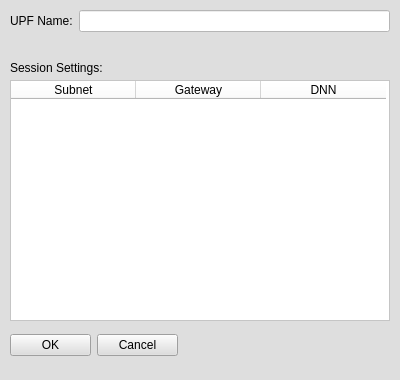
<?xml version="1.0" encoding="UTF-8"?>
<ui version="4.0">
 <class>MainWindow</class>
 <widget class="QMainWindow" name="MainWindow">
  <property name="geometry">
   <rect>
    <x>0</x>
    <y>0</y>
    <width>400</width>
    <height>380</height>
   </rect>
  </property>
  <property name="windowTitle">
   <string>UPF Properties</string>
  </property>
  <property name="styleSheet">
   <string notr="true">background-color: rgb(222, 222, 222);</string>
  </property>
  <widget class="QWidget" name="centralwidget">
   <widget class="QWidget" name="formLayoutWidget">
    <property name="geometry">
     <rect>
      <x>10</x>
      <y>10</y>
      <width>380</width>
      <height>40</height>
     </rect>
    </property>
    <layout class="QFormLayout" name="formLayout">
     <item row="0" column="0">
      <widget class="QLabel" name="label">
       <property name="text">
        <string>UPF Name:</string>
       </property>
      </widget>
     </item>
     <item row="0" column="1">
      <widget class="QLineEdit" name="UPF_Name">
       <property name="styleSheet">
        <string notr="true">background-color: rgb(255, 255, 255);</string>
       </property>
      </widget>
     </item>
    </layout>
   </widget>
   <widget class="QLabel" name="label_2">
    <property name="geometry">
     <rect>
      <x>10</x>
      <y>60</y>
      <width>200</width>
      <height>16</height>
     </rect>
    </property>
    <property name="text">
     <string>Session Settings:</string>
    </property>
   </widget>
   <widget class="QTableWidget" name="UPF_SessionTable">
    <property name="geometry">
     <rect>
      <x>10</x>
      <y>80</y>
      <width>380</width>
      <height>241</height>
     </rect>
    </property>
    <property name="styleSheet">
     <string notr="true">background-color: rgb(255, 255, 255);</string>
    </property>
    <attribute name="horizontalHeaderDefaultSectionSize">
     <number>125</number>
    </attribute>
    <column>
     <property name="text">
      <string>Subnet</string>
     </property>
    </column>
    <column>
     <property name="text">
      <string>Gateway</string>
     </property>
    </column>
    <column>
     <property name="text">
      <string>DNN</string>
     </property>
    </column>
   </widget>
   <widget class="QWidget" name="gridLayoutWidget">
    <property name="geometry">
     <rect>
      <x>10</x>
      <y>330</y>
      <width>168</width>
      <height>31</height>
     </rect>
    </property>
    <layout class="QGridLayout" name="gridLayout">
     <item row="0" column="0">
      <widget class="QPushButton" name="UPF_OKButton">
       <property name="text">
        <string>OK</string>
       </property>
      </widget>
     </item>
     <item row="0" column="1">
      <widget class="QPushButton" name="UPF_CancelButton">
       <property name="text">
        <string>Cancel</string>
       </property>
      </widget>
     </item>
    </layout>
   </widget>
  </widget>
 </widget>
 <resources/>
 <connections/>
</ui>
